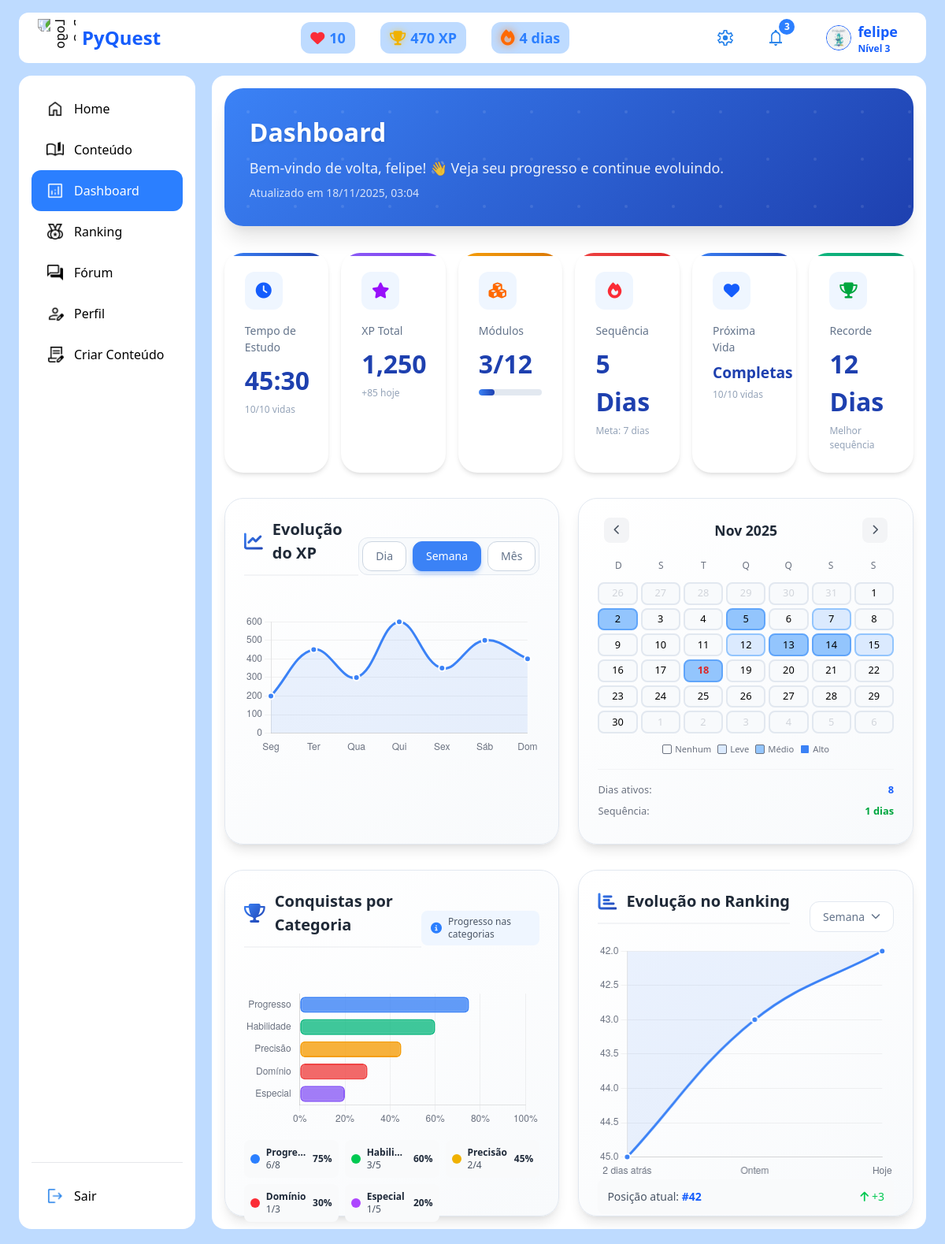
Page /dashboard/ (signed in) on the earlier database version.
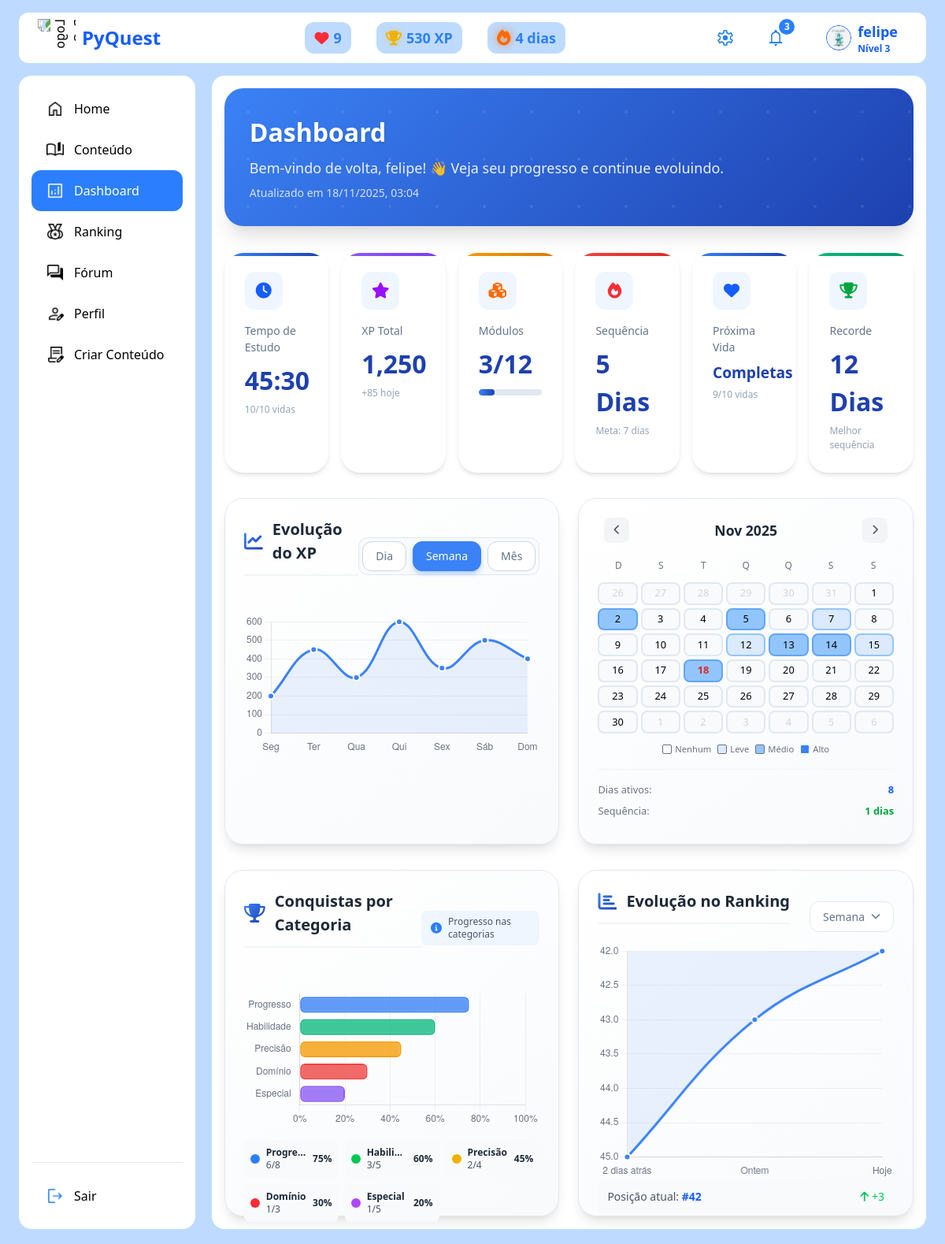
Same page on the later database version.
### Pyquest/models.py (models this page shows, shortened)
class Perfil(models.Model):
    user = models.OneToOneField(User, on_delete=models.CASCADE)
    xp = models.IntegerField(default=0)
    nivel = models.IntegerField(default=1)
    vidas = models.IntegerField(default=10)
    max_vidas = models.IntegerField(default=10)
    ultima_regeneracao = models.DateTimeField(default=timezone.now)
    conquistas = models.IntegerField(default=0)
    total_conquistas = models.IntegerField(default=50)
    sequencia = models.IntegerField(default=0)
    sequencia_maxima = models.IntegerField(default=0)
    ultima_atividade = models.DateTimeField(null=True, blank=True)
    avatar = models.ImageField(upload_to="avatars/", default="avatars/default.png")
    descricao = models.TextField(blank=True, null=True, default="Ainda não escreveu nada.")
    licoes = models.IntegerField(default=0)
    github = models.URLField(max_length=200, blank=True, null=True)
    linkedin = models.URLField(max_length=200, blank=True, null=True)
    tempo_total_estudo = models.IntegerField(default=0)  # em segundos
    xp_hoje = models.IntegerField(default=0)
    acertos_seguidos = models.IntegerField(default=0)
    recorde_acertos = models.IntegerField(default=0)
    precisao_geral = models.IntegerField(default=0)  # Em porcentagem
    ja_fez_atividade_hoje = models.BooleanField(default=False)
    ultima_verificacao_diaria = models.DateTimeField(auto_now_add=True)
    background_image = models.ImageField(
        upload_to="backgrounds/",
        blank=True,
        null=True,
        default="backgrounds/default-bg.jpg",
        verbose_name="Imagem de Fundo"
    )
    ultima_atualizacao_vidas = models.DateTimeField(auto_now=True)
    def tempo_estudo_formatado(self):
        tempo_total_segundos = self.tempo_total_estudo
        minutos_totais = tempo_total_segundos // 60
        segundos_restantes = tempo_total_segundos % 60
        horas = minutos_totais // 60
        minutos = minutos_totais % 60
        if horas > 0:
            return f"{horas:02d}:{minutos:02d}:{segundos_restantes:02d}"
        else:
            return f"{minutos:02d}:{segundos_restantes:02d}"
    def verificar_streak_automatico(self):
        if not self.ultima_atividade:
            if self.sequencia > 0:
                self.sequencia = 0
                self.save()
            return False
        agora = timezone.now()
        data_ultima = self.ultima_atividade.date()
        data_hoje = agora.date()
        dias_diferenca = (data_hoje - data_ultima).days
        print(f"🔍 Verificação automática do streak: {dias_diferenca} dias desde a última atividade")
        return False
    def tempo_para_proxima_vida(self):
        if self.vidas >= self.max_vidas:
            return 0
        agora = timezone.now()
        diferenca = agora - self.ultima_atualizacao_vidas
        minutos_passados = diferenca.total_seconds() / 60
        minutos_restantes = 10 - (minutos_passados % 10)
        return int(minutos_restantes) if minutos_restantes > 0 else 0

### Pyquest/views.py (the view)
# urls.py: path('dashboard/', views.dashboard, name='dashboard'),
@login_required
def dashboard(request):
    perfil = request.user.perfil
    perfil.verificar_streak_automatico()
    modulos_concluidos = ModuloConcluido.objects.filter(usuario=request.user).count()
    total_modulos = Modulo.objects.filter(ativo=True).count()
    context = {
        'perfil': perfil,
        'current_time': timezone.now().strftime('%d/%m/%Y %H:%M'),
        'posicao_ranking': 42,
        'modulos_concluidos': modulos_concluidos,  # NOVO
        'total_modulos': total_modulos,  # NOVO
    }
    return render(request, "Pyquest/dashboard.html", context)

### Pyquest/context_processors.py (called while the page is built)
def perfil_context(request):
    if request.user.is_authenticated:
        perfil, created = Perfil.objects.get_or_create(user=request.user)
        return {'perfil': perfil}
    return {}

### Pyquest/templates/Pyquest/dashboard.html (shortened to what the changed rows need)
{% extends 'base.html' %}
{% load static %}
{% block extra_css %}
<link rel="stylesheet" href="https://cdnjs.cloudflare.com/ajax/libs/font-awesome/6.4.0/css/all.min.css">
{% endblock %}
{% block content %}
<div class="space-y-8">
    <div class="dashboard-header">
        <div class="header-content">
            <h1 class="dashboard-title">Dashboard</h1>
        </div>
    </div>
    <div class="grid grid-cols-2 md:grid-cols-3 lg:grid-cols-6 gap-4">
        <div class="stat-card stat-card-vida fade-in">
            <div class="stat-icon">
                <i class="fas fa-heart text-blue-600 text-xl"></i>
            </div>
            <h3 class="stat-label">Próxima Vida</h3>
            <p class="stat-number" id="tempo-proxima-vida">
            </p>
            <div class="stat-subtext">{{ perfil.vidas }}/{{ perfil.max_vidas }} vidas</div>
        </div>
    </div>
    <div class="grid grid-cols-1 lg:grid-cols-2 gap-6">
        <div class="chart-container fade-in">
            <div class="flex justify-between items-center mb-6">
                <h2 class="chart-title">
                    <i class="fas fa-chart-line"></i> Evolução do XP
                </h2>
            </div>
        </div>
    </div>
    <div class="grid grid-cols-1 lg:grid-cols-2 gap-6">
        <div class="chart-container fade-in">
            <div class="flex justify-between items-center mb-6">
                <h2 class="chart-title">
                    <i class="fas fa-trophy"></i> Conquistas por Categoria
                </h2>
            </div>
        </div>
        <div class="chart-container fade-in">
            <div class="flex justify-between items-center mb-0">
                <h2 class="chart-title">
                    <i class="fas fa-chart-bar"></i> Evolução no Ranking
                </h2>
            </div>
        </div>
    </div>
</div>
{% endblock %}

### templates/base.html (shortened to what the changed rows need)
{% load static %}
<!DOCTYPE html>
<html lang="pt-br">
<head>
  <script src="https://cdn.jsdelivr.net/npm/@tailwindcss/browser@4"></script>
  <link rel="stylesheet" href="https://cdnjs.cloudflare.com/ajax/libs/font-awesome/6.4.0/css/all.min.css">
  {% block extra_css %}{% endblock %}
</head>
<body class="bg-blue-200">
<div class="layout-container">
    <header class="header-container flex justify-between items-center bg-white px-6 py-2 rounded-xl">
        <div class="flex items-center gap-2">
            <h1 class="font-bold text-2xl text-blue-600">PyQuest</h1>
        </div>
        <div class="flex gap-8 items-center text-lg">
            <div class="bg-blue-200 px-3 py-1.5 rounded-xl text-blue-500 font-bold flex items-center">
                <i id="heart-icon" class="fas fa-heart text-red-500 text-lg mr-1.5"></i>
                <h2 id="vidas-count">{{ perfil.vidas }}</h2>
            </div>
            <div class="bg-blue-200 px-3 py-1.5 rounded-xl text-blue-500 font-bold flex items-center">
                <i id="xp-icon" class="fas fa-trophy text-yellow-500 text-lg mr-1.5 trophy-glow"></i>
                <h2 id="xp-count">{{ perfil.xp }} XP</h2>
            </div>
            <div class="bg-blue-200 px-3 py-1.5 rounded-xl text-blue-500 font-bold flex items-center">
                <i id="sequencia-fire"
                  class="fas fa-fire text-xl mr-1.5 transition-all duration-300 {% if perfil.ja_fez_atividade_hoje %}text-orange-500 fire-glow{% else %}text-gray-400{% endif %}"></i>
                <h2 id="sequencia-days">{{ perfil.sequencia }} dias</h2>
            </div>
        </div>
        <div class="flex items-center gap-6 text-blue-600 font-semibold">
            <div class="flex items-center gap-2 ml-5 mr-3">
                <img id="avatar-display" src="{{ perfil.avatar.url }}"
                     alt="Perfil" class="w-8 h-8 rounded-full border-1">
                <div class="flex flex-col">
                    <span class="text-lg font-bold">{{ request.user.username }}</span>
                    <span class="text-xs">Nível {{ perfil.nivel }}</span>
                </div>
            </div>
        </div>
    </header>
    <div class="main-container">
        <section class="content-fixed custom-scrollbar">
            <div class="content-wrapper">
                {% block content %}{% endblock %}
            </div>
        </section>
    </div>
</div>
</body>
</html>

Differences in the rows shown:
changed Perfil: vidas "10" → "9"; xp "470" → "530"
